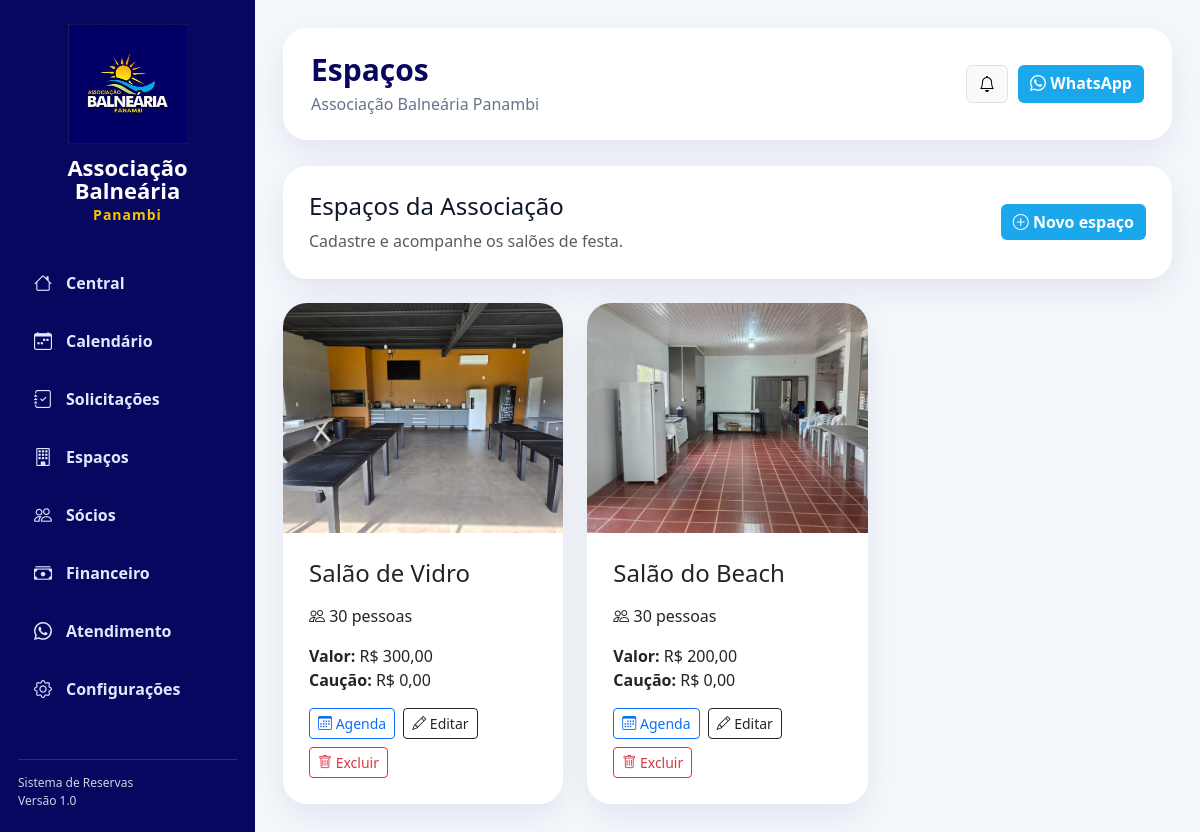
Screenshot of /espacos/ with the database file from the repository.
### reservas/models.py (models this page shows, shortened)
class Espaco(models.Model):
    STATUS_CHOICES = [
        ('ativo', 'Ativo'),
        ('manutencao', 'Em manutenção'),
        ('inativo', 'Inativo'),
    ]
    nome = models.CharField(max_length=120)
    descricao = models.TextField(blank=True)
    capacidade = models.PositiveIntegerField(default=0)
    valor_socio = models.DecimalField(max_digits=10, decimal_places=2, default=0)
    caucao = models.DecimalField(max_digits=10, decimal_places=2, default=0)
    horario_inicio = models.TimeField(null=True, blank=True)
    horario_fim = models.TimeField(null=True, blank=True)
    foto_capa = models.ImageField(
        upload_to='espacos/capas/',
        blank=True,
        null=True
    )
    churrasqueira = models.BooleanField(default=False)
    cozinha = models.BooleanField(default=False)
    freezer = models.BooleanField(default=False)
    geladeira = models.BooleanField(default=False)
    ar_condicionado = models.BooleanField(default=False)
    wifi = models.BooleanField(default=False)
    estacionamento = models.BooleanField(default=False)
    banheiros = models.BooleanField(default=False)
    regras = models.TextField(blank=True)
    status = models.CharField(
        max_length=20,
        choices=STATUS_CHOICES,
        default='ativo'
    )
    criado_em = models.DateTimeField(auto_now_add=True)
    class Meta:
        ordering = ['nome']
        verbose_name = 'Espaço'
        verbose_name_plural = 'Espaços'

### reservas/views.py (the view)
# urls.py: path('espacos/', views.espacos_lista, name='espacos_lista'),
def espacos_lista(request):
    espacos = Espaco.objects.all().order_by('nome')
    return render(request, 'reservas/espacos_lista.html', {'espacos': espacos})

### templates/reservas/espacos_lista.html (shortened to what this page needs)
{% extends 'base/base.html' %}
{% block titulo %}Espaços{% endblock %}
{% block content %}
<div class="card-painel mb-4">
    <div class="d-flex justify-content-between align-items-center">
        <div>
            <h4>Espaços da Associação</h4>
            <p class="text-muted mb-0">Cadastre e acompanhe os salões de festa.</p>
        </div>
        <a href="{% url 'espaco_criar' %}" class="btn btn-primary-custom">
            <i class="bi bi-plus-circle"></i>
            Novo espaço
        </a>
    </div>
</div>
<div class="row g-4">
    {% for espaco in espacos %}
    <div class="col-lg-4 col-md-6">
        <div class="card card-resumo h-100 overflow-hidden">
            {% if espaco.foto_capa %}
                <img src="{{ espaco.foto_capa.url }}" class="card-img-top" style="height:230px; object-fit:cover;">
            {% endif %}
            <div class="card-body">
                <h4>{{ espaco.nome }}</h4>
                <p>
                    <i class="bi bi-people"></i>
                    {{ espaco.capacidade }} pessoas
                </p>
                <p>
                    <strong>Valor:</strong> R$ {{ espaco.valor_socio }}<br>
                    <strong>Caução:</strong> R$ {{ espaco.caucao }}
                </p>
                <div class="d-flex flex-wrap gap-2">
                    <a href="{% url 'calendario' %}?espaco={{ espaco.id }}" class="btn btn-outline-primary btn-sm">
                        <i class="bi bi-calendar3"></i>
                        Agenda
                    </a>
                    <a href="{% url 'espaco_editar' espaco.id %}" class="btn btn-outline-dark btn-sm">
                        <i class="bi bi-pencil"></i>
                        Editar
                    </a>
                    <a href="{% url 'espaco_deletar' espaco.id %}" class="btn btn-outline-danger btn-sm">
                        <i class="bi bi-trash"></i>
                        Excluir
                    </a>
                </div>
            </div>
        </div>
    </div>
    {% endfor %}
</div>
{% endblock %}

### templates/base/base.html (shortened to what this page needs)
{% load static %}
<!DOCTYPE html>
<html lang="pt-br">
<head>
    <link href="https://cdn.jsdelivr.net/npm/bootstrap@5.3.7/dist/css/bootstrap.min.css" rel="stylesheet">
    <link href="https://cdn.jsdelivr.net/npm/bootstrap-icons@1.13.1/font/bootstrap-icons.min.css" rel="stylesheet">
    <link rel="stylesheet" href="{% static 'css/style.css' %}">
</head>
<body>
<div class="app">
    <aside class="sidebar">
        <div class="brand">
            <img src="{% static 'img/logo_balnearia.png' %}" alt="Associação Balneária Panambi">
            <h1>Associação<br>Balneária</h1>
            <span>Panambi</span>
        </div>
        <nav class="menu">
            <a href="{% url 'home' %}">
                <i class="bi bi-house"></i>
                <span>Central</span>
            </a>
            <a href="{% url 'calendario' %}">
                <i class="bi bi-calendar-week"></i>
                <span>Calendário</span>
            </a>
            <a href="{% url 'solicitacoes' %}">
                <i class="bi bi-journal-check"></i>
                <span>Solicitações</span>
            </a>
            <a href="{% url 'espacos_lista' %}">
                <i class="bi bi-building"></i>
                <span>Espaços</span>
            </a>
            <a href="#">
                <i class="bi bi-people"></i>
                <span>Sócios</span>
            </a>
            <a href="#">
                <i class="bi bi-cash-stack"></i>
                <span>Financeiro</span>
            </a>
            <a href="{% url 'atendimento' %}">
    <i class="bi bi-whatsapp"></i>
    <span>Atendimento</span>
</a>
            <a href="#">
                <i class="bi bi-gear"></i>
                <span>Configurações</span>
            </a>
        </nav>
        <div class="sidebar-footer">
            Sistema de Reservas<br>
            Versão 1.0
        </div>
    </aside>
    <main class="content">
        <header class="topbar">
            <div>
                <h2>{% block titulo %}Central{% endblock %}</h2>
                <p>Associação Balneária Panambi</p>
            </div>
            <div class="top-actions">
                <button class="btn btn-light border">
                    <i class="bi bi-bell"></i>
                </button>
                <a href="https://web.whatsapp.com/" target="_blank" class="btn btn-primary-custom">
                    <i class="bi bi-whatsapp"></i>
                    WhatsApp
                </a>
            </div>
        </header>
        {% block content %}
        {% endblock %}
    </main>
</div>
</body>
</html>

### static/css/style.css (style rules this page uses)
* { box-sizing: border-box; }
body { margin: 0; background: #f4f7fb; font-family: "Segoe UI", Arial, sans-serif; color: #0f172a; }
.app { display: flex; min-height: 100vh; }
.sidebar { width: 255px; background: #07075f; color: white; padding: 24px 18px; position: fixed; left: 0; top: 0; bottom: 0; }
.brand { text-align: center; margin-bottom: 32px; }
.brand img { width: 120px; height: 120px; object-fit: contain; margin-bottom: 12px; }
.brand h1 { font-size: 22px; font-weight: 900; line-height: 1.05; margin: 0; color: white; }
.brand span { font-size: 14px; color: #f8c400; font-weight: 700; letter-spacing: 1px; }
.menu a { display: flex; align-items: center; gap: 12px; padding: 13px 14px; color: #dbeafe; text-decoration: none; border-radius: 14px; margin-bottom: 8px; font-weight: 600; transition: 0.2s; }
.menu a i { width: 22px; min-width: 22px; text-align: center; font-size: 18px; line-height: 1; }
.menu a span { flex: 1; }
.sidebar-footer { position: absolute; bottom: 22px; left: 18px; right: 18px; font-size: 12px; color: #cbd5e1; border-top: 1px solid rgba(255,255,255,.15); padding-top: 14px; }
.content { margin-left: 255px; padding: 28px; width: calc(100% - 255px); }
.topbar { background: white; border-radius: 24px; padding: 24px 28px; margin-bottom: 26px; box-shadow: 0 12px 35px rgba(7, 7, 95, 0.08); display: flex; align-items: center; justify-content: space-between; }
.topbar h2 { margin: 0; font-size: 30px; font-weight: 900; color: #07075f; }
.topbar p { margin: 4px 0 0; color: #64748b; }
.top-actions { display: flex; gap: 10px; }
.btn-primary-custom { background: #1aa7ec; color: white; border: none; font-weight: 700; }
.card-resumo { border: none; border-radius: 24px; box-shadow: 0 12px 35px rgba(7, 7, 95, 0.08); }
.card-resumo .card-body { padding: 26px; }
.card-painel { background: white; border-radius: 24px; padding: 26px; box-shadow: 0 12px 35px rgba(7, 7, 95, 0.08); }

### rows the page displays
Espaco: foto_capa (picture), nome "Salão de Vidro", capacidade "30", valor_socio "300,00", caucao "0,00"
Espaco: foto_capa (picture), nome "Salão do Beach", capacidade "30", valor_socio "200,00", caucao "0,00"
